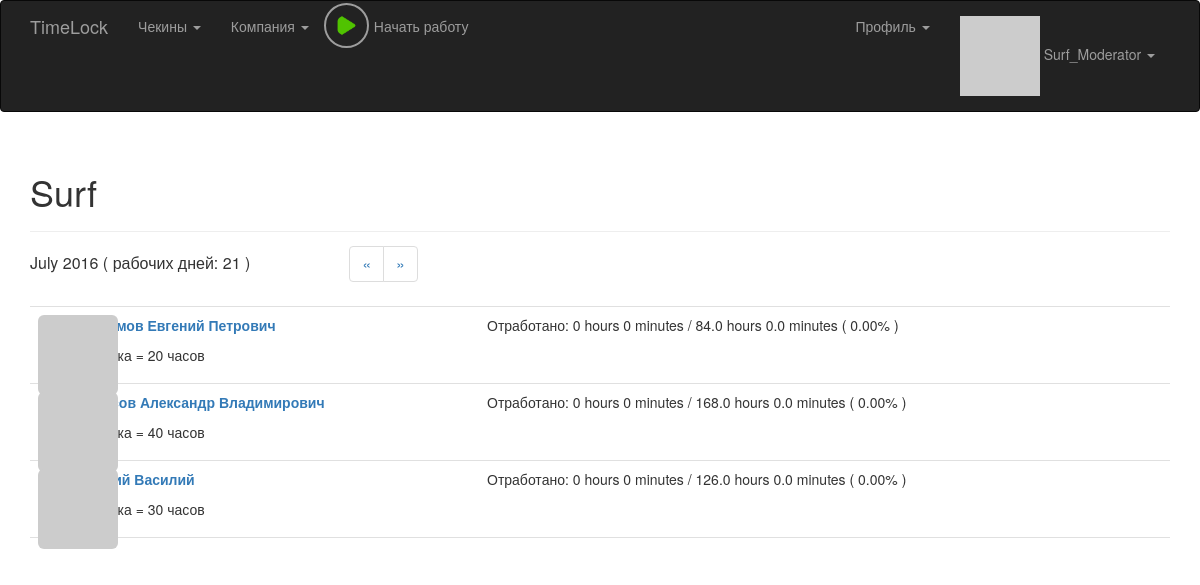
Before: /work_time_in_percent?page=0 (signed in) with the older database file.
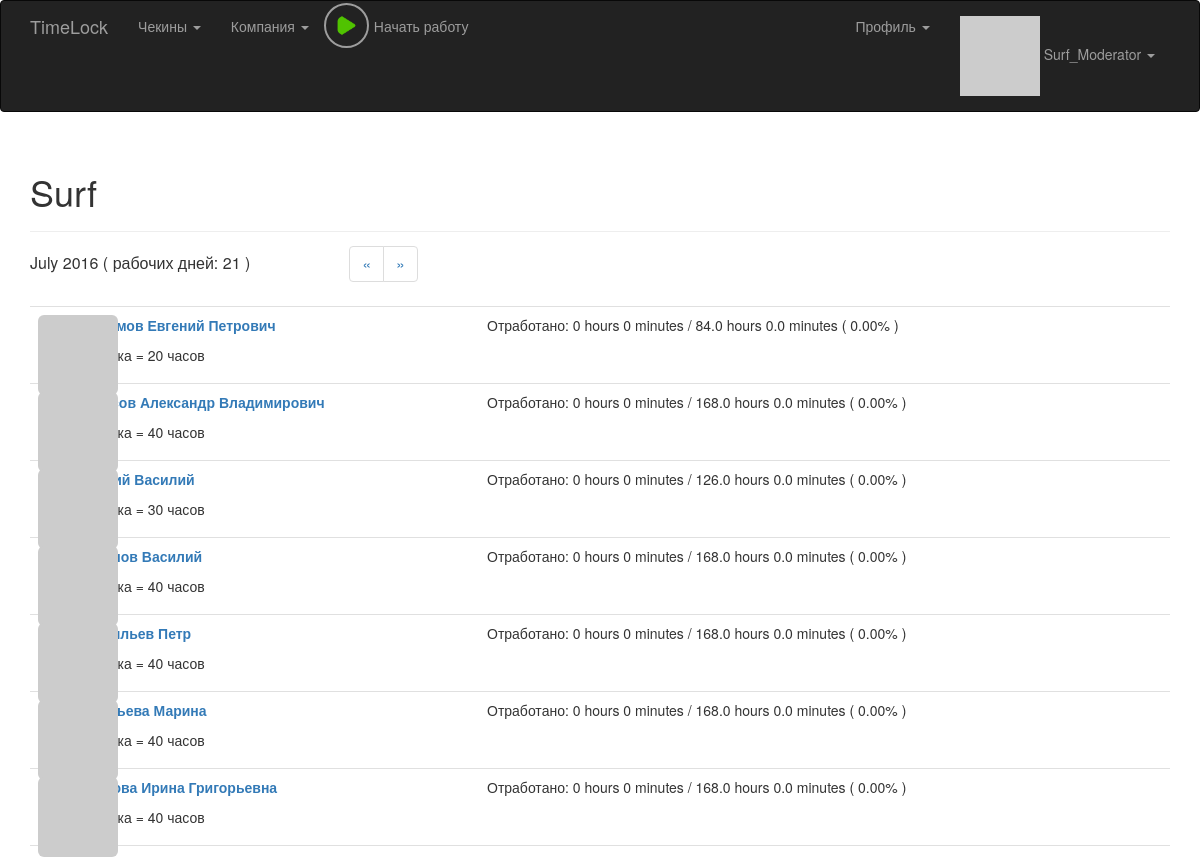
After: the same page with the newer database file.
### app/model.py (models this page shows, shortened)
class User(UserMixin, db.Model):
    __tablename__ = 'users'
    id = db.Column(db.Integer, primary_key = True)
    email = db.Column(db.String(64), unique = True, index = True)
    username = db.Column(db.String(64), unique = True, index = True)
    password_hash = db.Column(db.String(128))
    confirmed = db.Column(db.Boolean, default = False)
    nfc_label = db.Column(db.String(64), unique = True, index = True)
    first_name = db.Column(db.String(64))
    middle_name = db.Column(db.String(64))
    last_name = db.Column(db.String(64))
    member_since = db.Column(db.DateTime(), default = datetime.utcnow)
    last_seen = db.Column(db.DateTime(), default = datetime.utcnow)
    avatar_hash = db.Column(db.String(32))
    rate = db.Column(db.Integer, default = 40)
    role_id = db.Column(db.Integer, db.ForeignKey('roles.id'))
    company_id = db.Column(db.Integer, db.ForeignKey('companies.id'))
    checkins = db.relationship('Checkin', backref = 'user', lazy = 'dynamic')
    timeCaches = db.relationship('TimeCache', backref = 'user', lazy = 'dynamic')
    posts = db.relationship('Post', backref = 'author', lazy = 'dynamic')
    notes = db.relationship('Note', backref = 'author', lazy = 'dynamic')
    @property
    def password(self):
        raise AttributeError('password is not a readable attribute')
    def can(self, permissions):
        return self.role is not None and (self.role.permissions & permissions) == permissions
    def is_administrator(self):
        return self.can(Permission.ADMINISTER)
    def is_moderator(self):
        return self.can(Permission.MODERATOR)
    def ping(self):
        self.last_seen = datetime.utcnow()
        db.session.add(self)
    def gravatar(self, size = 100, default = 'retro', rating ='g'):
        if request.is_secure:
            url = 'https://secure.gravatar.com/avatar'
        else:
            url = 'http://www.gravatar.com/avatar'
        hash = self.avatar_hash or hashlib.md5(self.email.encode('utf-8')).hexdigest()
        return '{url}/{hash}?s={size}&d={default}&r={rating}'.format(url = url, hash = hash, size = size, default = default, rating = rating)

### app/main/views.py (the view)
@main.route('/work_time_in_percent', methods = ['GET'])
@admin_moderator_required
def work_time_in_percent():
	page = request.args.get('page', 1, type = int)
	company = current_user.company;
	current_day = datetime.now().date()
	first_day = TimeCache.get_first_day(current_day, 0, -page + 1)
	time_dict = {}
	for user in company.users:
		time_dict[user.id] = []
		minutes = get_user_work_time_for_month_page(user.id, page)
		time_dict[user.id].append(format_full_time_string_from_minutes(minutes))
		minutes_in_day = float(user.rate) / 5 * 60
		work_day = work_days_count(first_day.year, first_day.month)
		full_minutes = work_day * minutes_in_day
		percent = float(minutes) / full_minutes * 100
		time_dict[user.id].append("{:.2f}%".format(percent))
		time_dict[user.id].append(format_full_time_string_from_minutes(full_minutes))
	month_title = first_day.strftime("%B %Y")
	work_days = work_days_count(first_day.year, first_day.month)
	return render_template('employees_and_work_in_percent.html', company = company, pagination_url = "work_time_in_percent?page=", page = page,
		time_dict = time_dict, month_title = month_title, work_days = work_days)

### app/auth/views.py (called while the page is built)
@auth.before_app_request
def before_request():
    if current_user.is_authenticated:
        current_user.ping()

### app/checkin/__init__.py (called while the page is built)
@checkin.app_context_processor
def inject_permissions():
    return dict(Permission = Permission)

### app/main/__init__.py (called while the page is built)
@main.app_context_processor
def inject_permissions():
    return dict(Permission = Permission)

### app/model.py (called while the page is built)
@login_manager.user_loader
def load_user(user_id):
    return User.query.get(int(user_id))

    @staticmethod
    def get_work_time_for_checkins(checkins):
        i = 0
        delta = 0
        while (i < checkins.count() - 1):
            first_checkin = checkins[i]
            second_checkin = checkins[i + 1]
            delta += (second_checkin.time - first_checkin.time).seconds // 60
            i +=2
        return delta

    @staticmethod
    def get_first_day(dt, d_years = 0, d_months = 0):
        y, m = dt.year + d_years, dt.month + d_months
        a, m = divmod(m - 1, 12)
        return date(y + a, m + 1, 1)

    @staticmethod
    def get_last_day(dt):
        return TimeCache.get_first_day(dt, 0, 1) + timedelta(-1)

### app/production_calendar.py (called while the page is built)
def work_days_count(year, month):
	count = 0.001
	if year == 2016:
		return prod_calendar_dict_2016[month]
	return count

### app/templates/employees_and_work_in_percent.html (shortened to what this page needs)
{% extends "base.html" %}
{% import "bootstrap/wtf.html" as wtf %}
{% block page_content %}
	<div class="page-header">
		<h1>{{ company.company_name }}
		</h1>
	</div>
	<div class="employee-header">
		<div class="employee-percent-header-month">{{ month_title }} ( рабочих дней: {{ work_days }} )</div>
		<div class="employee-percent-header-pagination">
			<ul class = "pagination">
				<li><a href="{{ '{}{}'.format(pagination_url, page + 1) }}">&laquo;</a></li>
				<li><a href="{{ '{}{}'.format(pagination_url, page - 1) }}">&raquo;</a></li>
			</ul>
		</div>
	</div>
	{% include '_employees_work_in_percent.html' %}
	<br>
{% endblock %}

### app/templates/base.html (shortened to what this page needs)
{% extends "bootstrap/base.html" %}
{% block head %}
{{ super() }}
<link rel="stylesheet" type="text/css" href="{{ url_for('static', filename='styles.css') }}">
<link rel="stylesheet" type="text/css" href="{{ url_for('static', filename='styles_checkin.css') }}">
<link rel="stylesheet" type="text/css" href="{{ url_for('static', filename='styles_play_button.css') }}">
{% endblock %}
{% block navbar %}
<div class="navbar navbar-inverse" role="navigation">
	<div class="container">
		<div class="navbar-header">
			<a class="navbar-brand" href="/">TimeLock</a>
		</div>
		<div class="navbar-collapse collapse">
			<ul class="nav navbar-nav">
				{% if current_user.is_authenticated %}
	    			<li class="dropdown">
	                    <a href="#" class="dropdown-toggle" data-toggle="dropdown">Чекины <b class="caret"></b>
	                    </a>
                	</li>
                	{% if current_user.is_administrator() %}
	                	<li class="dropdown">
		                    <a href="#" class="dropdown-toggle" data-toggle="dropdown">Компании <b class="caret"></b>
		                    </a>
		                    <ul class="dropdown-menu">
		                        <li><a href="{{ url_for('main.companies') }}">Все компании</a></li>
		                        <li><a href="{{ url_for('main.new_company') }}">Создать новую</a></li>
		                        <li><a href="{{ url_for('main.clear_companies') }}">Удалить все из БД</a></li>
		                    </ul>
	                	</li>
	                	<li class="dropdown">
		                    <a href="#" class="dropdown-toggle" data-toggle="dropdown">Пользователи <b class="caret"></b>
		                    </a>
		                    <ul class="dropdown-menu">
		                        <li><a href="{{ url_for('main.clear_users') }}">Удалить всех из БД</a></li>
		                    </ul>
	                	</li>
                	{% else %}
	                	{% if current_user.is_moderator() %}
		                	<li class="dropdown">
			                    <a href="#" class="dropdown-toggle" data-toggle="dropdown">Компания <b class="caret"></b>
			                    </a>
		                	</li>
	                	{% endif %}
               		{% endif %}
               		<li>
               			<div class="button-play">
							<a href="{{ url_for('checkin.checkin_with_current_time') }}">
								{% if current_work_time %}
									<img src="{{ url_for('static', filename='square.png') }}"> <div class="play-button-description" id="current_work_display"></div>
								{% else %}
									<img src="{{ url_for('static', filename='play.png') }}"> <div class="play-button-description">Начать работу</div>
								{% endif %}
							</a>
						</div>
               		</li>
	    	    {% endif %}
			</ul>
			<ul class="nav navbar-nav navbar-right">
				{% if current_user.is_authenticated %}
					<li><a href="/"> </a></li>
					<li class="dropdown">
	                    <a href="#" class="dropdown-toggle" data-toggle="dropdown">Профиль <b class="caret"></b>
	                    </a>
                	</li>
	    			<li class="dropdown">
	                    <a href="#" class="dropdown-toggle" data-toggle="dropdown">
	                    	<img src="{{ current_user.gravatar(size=18) }}">
	                    	{{ current_user.username }} <b class="caret"></b>
	                    </a>
                	</li>
	    		{% else %}
	    			<li><a href="{{ url_for('auth.login') }}">Login</a></li>
	    		{% endif %}
			</ul>
		</div>
	</div>
</div>
{% endblock %}
{% block content %}
<div class="container">
	{% block page_content %}{% endblock %}
</div>
{% endblock %}

### app/templates/_employees_work_in_percent.html
<ul class = "posts">
    {% for user in company.users %}
    <li class = "post">
        <div class = "profile-thumbnail">
            <a href="{{ url_for('main.user', user_id = user.id) }}">
                <img class="img-rounded profile-thumbnail" src="{{ user.gravatar(size = 40) }}">
            </a>
        </div>
	    <div class="post-content">
            <div class="work-times">
                Отработано: {{time_dict[user.id][0]}} / {{time_dict[user.id][2]}} ( {{time_dict[user.id][1]}} )
            </div>
	    	<div class="post-author">
	    		<a href="{{ url_for('main.user', user_id = user.id) }}">
    	    		{% if user.first_name or user.last_name %}
                    <p>
                        {% if user.last_name %}{{ user.last_name }}{% endif %}
                        {% if user.first_name %}{{ user.first_name }}{% endif %}
                        {% if user.middle_name %}{{ user.middle_name }}{% endif %}
                    </p>
                    {% endif %}
	    		</a>
	    	</div>
	    	<div class="post-body">
                <p>Ставка = {{ user.rate }} часов</p>
            </div>
    	</div>
    </li>
    {% endfor %}
</ul>

Changed rows visible on the page:
added User: id "0 hours 0 minutes", id "168.0 hours 0.0 minutes", id "0.00%", first_name "Василий", rate "40"
added User: id "0 hours 0 minutes", id "168.0 hours 0.0 minutes", id "0.00%", last_name "Васильев", first_name "Петр", rate "40"
added User: id "0 hours 0 minutes", id "168.0 hours 0.0 minutes", id "0.00%", last_name "Глазьева", first_name "Марина", rate "40"
added User: id "0 hours 0 minutes", id "168.0 hours 0.0 minutes", id "0.00%", first_name "Ирина", middle_name "Григорьевна", rate "40"
